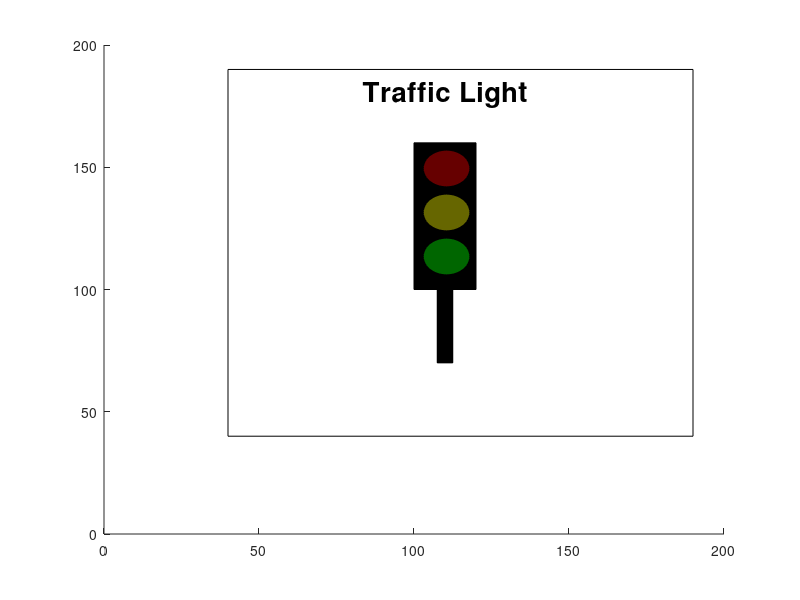

This figure's MATLAB source: (Note: this script raises an error after producing the figure.)
    %position var
    circleRadius=15;
    circle_position_x=103;
    g_position_y=106;
    y_position_y=124;
    r_position_y=142;
    
    %colour code define 
    red_dark=[0.4 0 0];
    yellow_dark=[0.4 0.4 0];
    green_dark=[0   0.4 0];
    
    
    % Define outline parameter
    outline = [40, 40, 150, 150];

    rectangle('Position', outline, 'FaceColor', 'white');
    % Define body parameter
     body = [100,100, 20, 60]; 
     rectangle('Position', body, 'FaceColor', 'black');
    
     stick = [107.5,70, 5,30]; 
    %Create the stick
    rectangle('Position', stick, 'FaceColor', 'black');
 
    red_circle    = rectangle('Position', [circle_position_x, r_position_y, circleRadius, circleRadius], 'Curvature', [1, 1], 'FaceColor',red_dark );
    yellow_circle = rectangle('Position', [circle_position_x, y_position_y, circleRadius, circleRadius], 'Curvature', [1, 1], 'FaceColor', yellow_dark);
    green_circle  = rectangle('Position', [circle_position_x, g_position_y, circleRadius, circleRadius], 'Curvature', [1, 1], 'FaceColor',green_dark );

    text(110, 180, 'Traffic Light', 'FontSize', 20, 'FontWeight', 'bold', 'HorizontalAlignment', 'center');

    while true
        
        set(red_circle,'FaceColor','red');
        pause(3);
        set(red_circle,'FaceColor',red_dark);
        set(yellow_circle,'FaceColor','yellow');
        pause(3);
        set(yellow_circle,'FaceColor',yellow_dark);
        set(green_circle,'FaceColor','green');
        pause(3);
        set(green_circle,'FaceColor',green_dark);
        
        %event to break loop
        if strcmp(get(gcf, 'currentkey'), 'q')
            break;
        end
        
        
    end
        
    